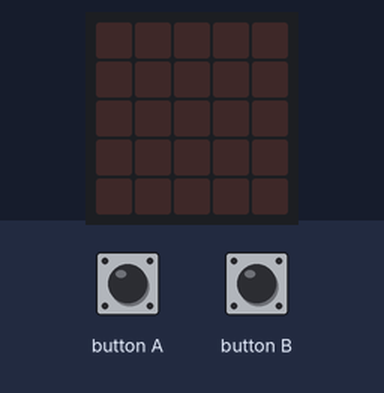
The program below on a simulated BBC micro:bit (MakeCode). On the bench: the board's 5×5 LED display. The inputs (shaded band) are chosen by the test bench. Random numbers come from a fixed seed.

Above: at 1.2 s.
1.3 s: button A pressed for 0.15 s
At 4.2 s:
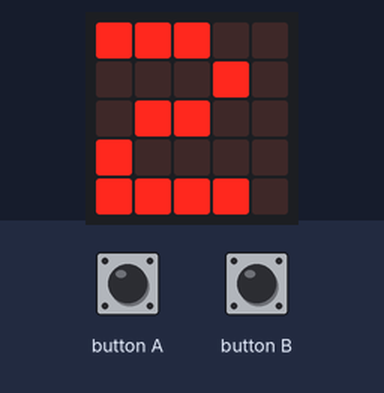
4.4 s: button B pressed for 0.15 s
At 5.7 s:
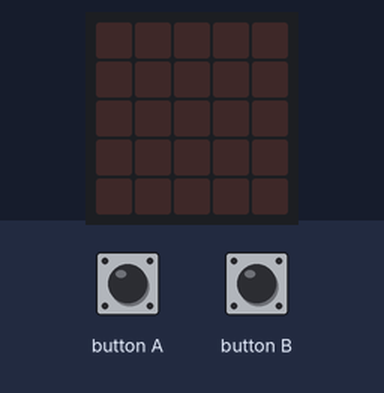
6.0 s: button A pressed for 0.15 s
At 6.5 s:
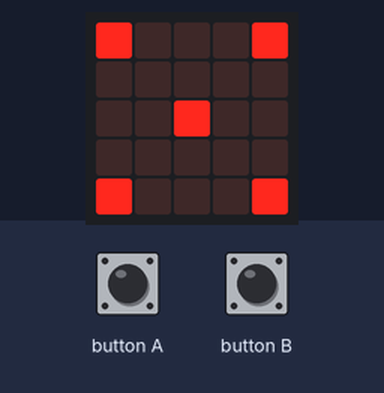
Timing chart, 0 to 9.0 s (numbered marks = the images above; inputs shaded):
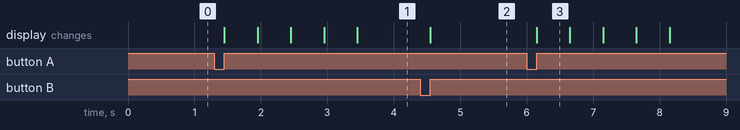

Measured:
- after the input at 1.3 s, the display: first changes after 0.15 s (image 1 shows a later state)
- after the input at 4.4 s, the display: changes after 0.15 s (image 2)
- after the input at 6.0 s, the display: changes after 0.15 s (image 3)
- what the display in image 3 shows lasts 0.5 s, from 6.2 s to 6.7 s

The program:

main.ts
```typescript
let szam = 0
input.onButtonPressed(Button.A, function () {
    // Dobókocka animáció (forgás imitáció)
    for (let index = 0; index < 1; index++) {
        basic.showLeds(`
            # . . . #
            . . . . .
            . . # . .
            . . . . .
            # . . . #
            `)
        basic.pause(100)
        basic.showLeds(`
            . . . . .
            . . . . .
            . . # . .
            . . . . .
            . . . . .
            `)
        basic.pause(100)
        basic.showLeds(`
            . . . . #
            . . . . .
            . . # . .
            . . . . .
            # . . . .
            `)
        basic.pause(100)
        basic.showLeds(`
            # . . . #
            . . . . .
            . . # . .
            . . . . .
            # . . . #
            `)
        basic.pause(100)
    }
    // Véletlenszám generálása
    szam = randint(1, 6)
    // Szám megjelenítése
    basic.showNumber(szam)
})
input.onButtonPressed(Button.B, function () {
    basic.clearScreen()
})
```

test.ts
```typescript
// ide kerülnek a tesztek; a rendszer ezt nem kompilálja, ha a csomagot bővítményként használják.
```
